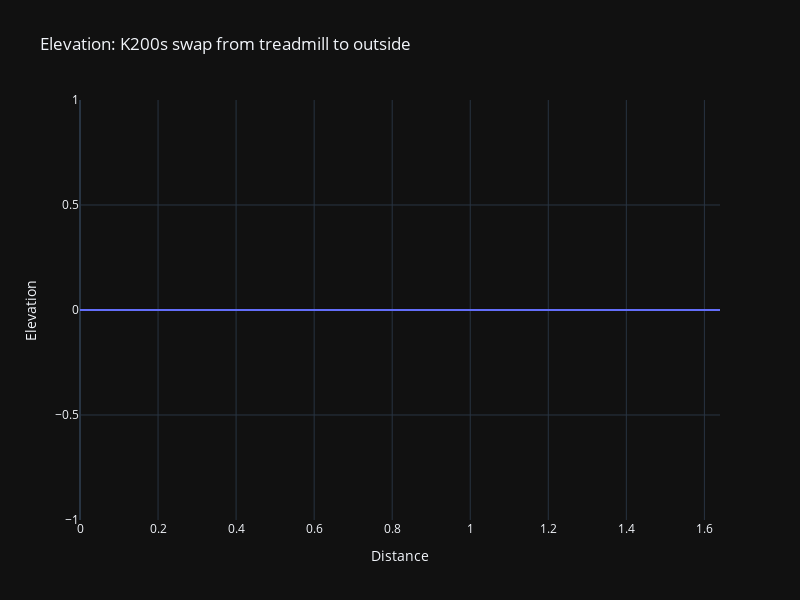

The notebook cell saved with this chart:
### Code cell
fig = px.line(data, x='Distance', y='Elevation', title=f'Elevation: {name}')
fig.update_layout(autosize=False, width=800, height=600)
fig.show()

### Figure 1 — Plotly figure (JSON) as saved in the notebook; plotly's stock layout.template omitted (floating-point values rounded to 4 significant figures; data arrays with more than 128 entries replaced by an {"elided": "..."} marker saying what was removed)
{"data": [{"hovertemplate": "Distance=%{x}<br>Elevation=%{y}<extra></extra>", "legendgroup": "", "line": {"color": "#636efa", "dash": "solid"}, "marker": {"symbol": "circle"}, "mode": "lines", "name": "", "showlegend": false, "x": {"elided": "1194 float values"}, "xaxis": "x", "y": {"elided": "1194 int values"}, "yaxis": "y", "type": "scattergl"}], "layout": {"xaxis": {"anchor": "y", "domain": [0.0, 1.0], "title": {"text": "Distance"}}, "yaxis": {"anchor": "x", "domain": [0.0, 1.0], "title": {"text": "Elevation"}}, "legend": {"tracegroupgap": 0}, "title": {"text": "Elevation: K200s swap from treadmill to outside"}, "autosize": false, "width": 800, "height": 600}}
